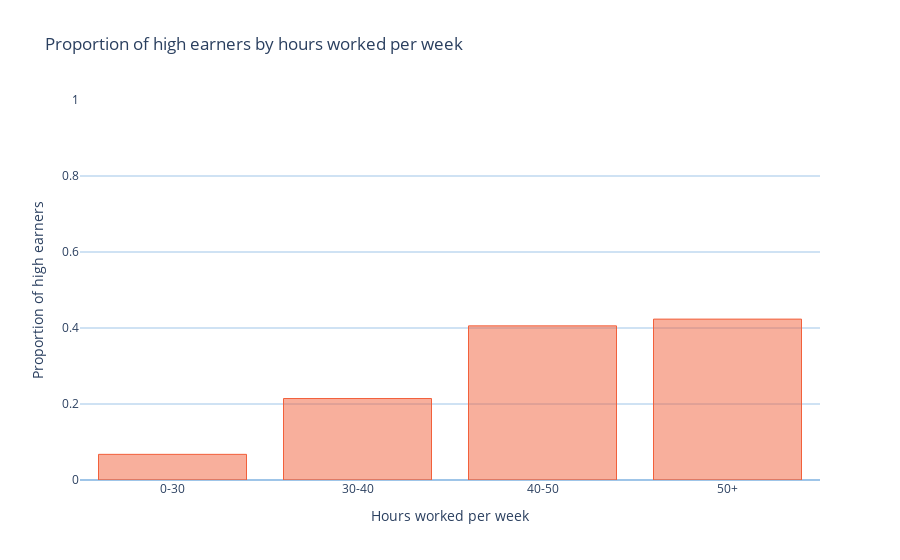

The cell this chart's notebook holds for it:
### Code cell
salary_by_hours_per_week = (
    val.assign(hpw=val.hours_per_week.map(bin_hours_per_week))
    .loc[:, ["hpw", "salary"]]
    .groupby("hpw")
    .aggregate(["mean", "count"])
    .reset_index()
)

fig_salary_by_hours_per_week = bar_chart(
    x=salary_by_hours_per_week.hpw,
    y=salary_by_hours_per_week["salary"]["mean"],
    title="Proportion of high earners by hours worked per week",
    xlabel="Hours worked per week",
    ylabel="Proportion of high earners",
    xticks={
        "tickvals": [0, 1, 2, 3],
        "ticktext": ["0-30", "30-40", "40-50", "50+"],
    },
)
fig_salary_by_hours_per_week

### Figure 1 — Plotly figure (JSON) as saved in the notebook; plotly's stock layout.template omitted (floating-point values rounded to 4 significant figures)
{"data": [{"marker": {"color": "rgba(242,96,59,0.5)", "line": {"color": "#f2603b", "width": 1}}, "type": "bar", "x": [0, 1, 2, 3], "y": [0.06749, 0.2144, 0.4056, 0.4234]}], "layout": {"autosize": true, "hovermode": "closest", "paper_bgcolor": "rgba(0,0,0,0)", "plot_bgcolor": "rgba(0,0,0,0)", "title": {"text": "Proportion of high earners by hours worked per week"}, "xaxis": {"fixedrange": true, "gridcolor": "rgba(0,0,0,0)", "ticktext": ["0-30", "30-40", "40-50", "50+"], "tickvals": [0, 1, 2, 3], "title": {"text": "Hours worked per week"}, "zerolinecolor": "rgba(0,0,0,0)"}, "yaxis": {"fixedrange": true, "gridcolor": "rgb(159, 197, 232)", "range": [0, 1], "title": {"text": "Proportion of high earners"}, "zerolinecolor": "rgb(159, 197, 232)"}}}
